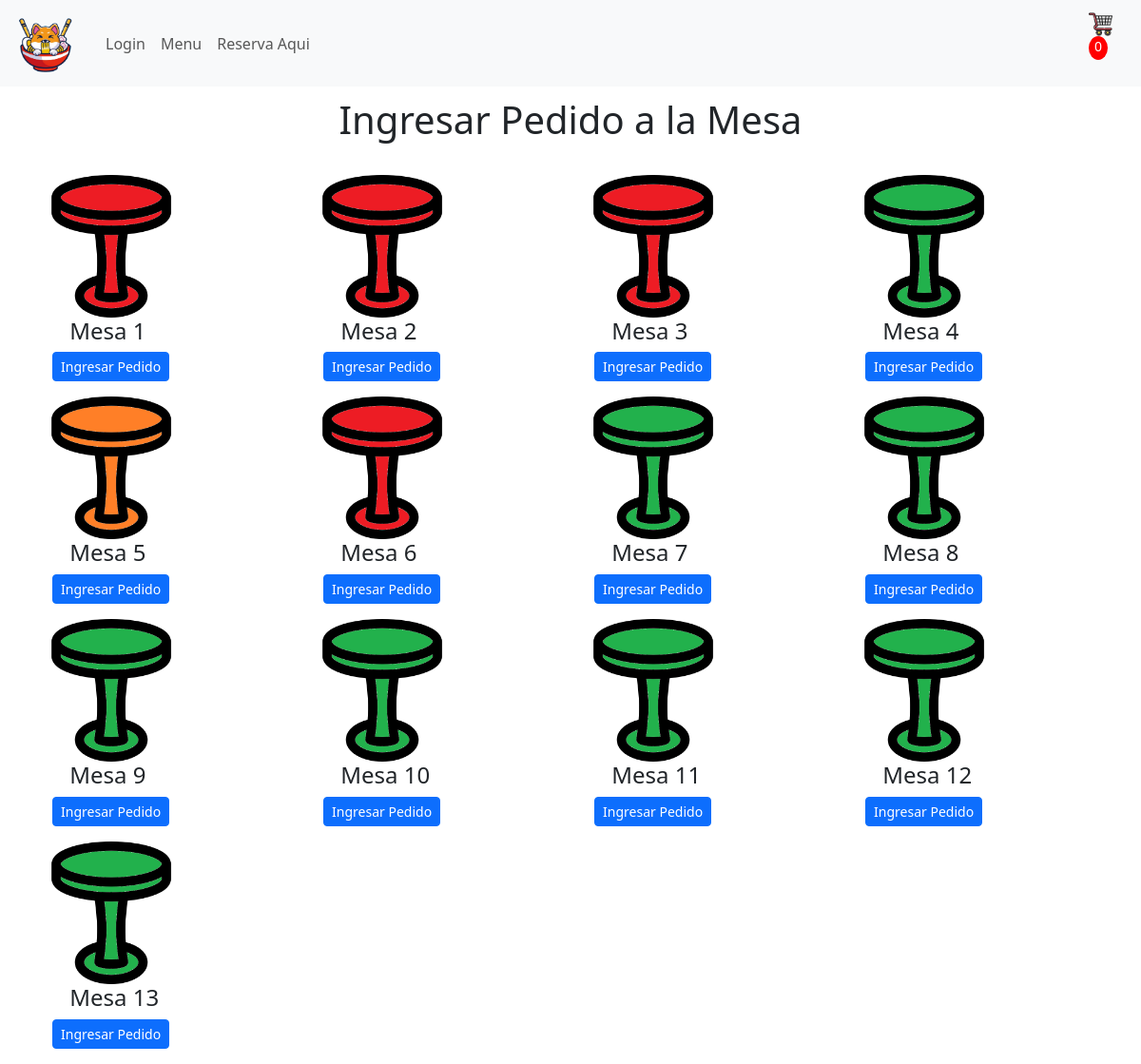
The page /mesasparapedido on the database as committed earlier.
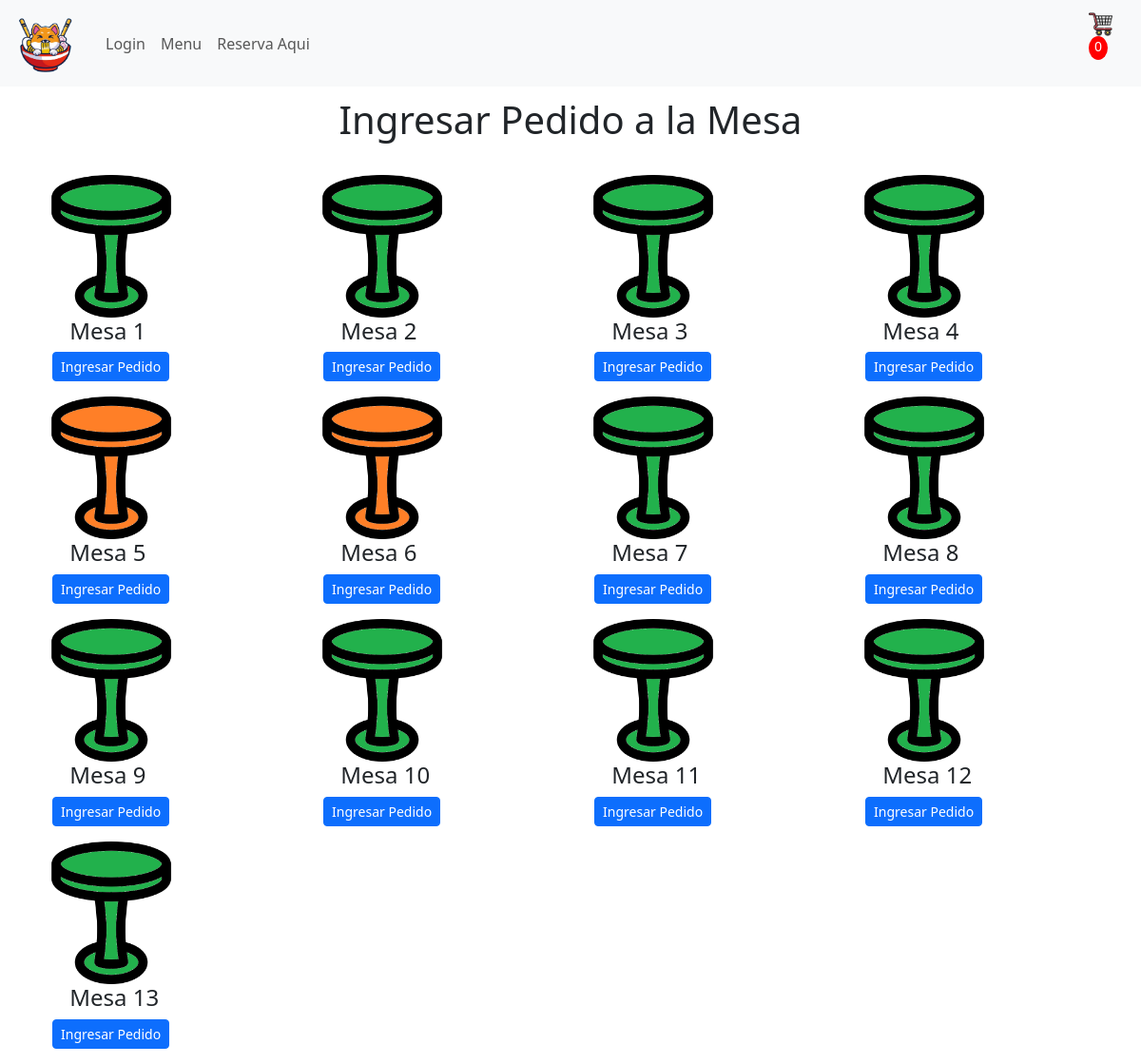
The same page on the database as committed later.
### appweb/models.py (models this page shows, shortened)
class Mesa (models.Model):
    ID_Mesa = models.AutoField(primary_key=True, help_text="Id de la mesa")
    Nombre_Mesa = models.CharField(max_length=10, help_text="Identificador de la mesa")
    Estado_Ocupado = models.BooleanField()
    Estado_Reservado = models.BooleanField()

### appweb/views.py (the view)
# urls.py: path('mesasparapedido',mesasparapedido,name='mesasparapedido'),
def mesasparapedido (request):
    mesaspedido =  Mesa.objects.all()
    data = {
        "Mesas": mesaspedido,
          }
    return render(request, "mantenedor/garzon/mesasparapedido.html", data)

### appweb/templates/mantenedor/garzon/mesasparapedido.html (shortened to what this page needs)
{% extends 'base.html' %}
{% block contenido %}
{% load static%}
<div class="container" style="height: 805px;">
      <div class="cont-profesionales col-lg-12 col-md-12 col-sm-12 col-xs-12">
        <h1 style="text-align: center;margin-top: 1%;margin-bottom: 3%;"> Ingresar Pedido a la Mesa</h1>
        <div class="cont-listado row">
          {% for x in Mesas %}
          {% if x.ID_Mesa is 0  %}
          {% else %}
          <div class="col-lg-3 col-md-3 col-sm-6 col-xs-12">
            <div class="prof int">
              <figure>
                <a href="#">
                    {% if x.Estado_Ocupado %}
                    <a href="#" ><img width="150" height="150" src="{% static 'image/mesaa.png' %}"
                      class="img-responsive wp-post-image" alt="" decoding="async" loading="lazy">  </a>
                      {% elif x.Estado_Reservado  %}
                      <img width="150" height="150" src="{% static 'image/mesab.png' %}"
                      class="img-responsive wp-post-image" alt="" decoding="async" loading="lazy">
                      {% else %}
                      <img width="150" height="150" src="{% static 'image/mesac.png' %}"
                      class="img-responsive wp-post-image" alt="" decoding="async" loading="lazy">
                  {% endif %}
                  </a>
                <h4 class="nombre" style="margin-left:12%;">{{x.Nombre_Mesa}} </h4>
                <a href="{% url 'ingresopedidomesa' x.ID_Mesa %}" class="btn btn-primary btn-sm" style="margin-left: 5%;"> Ingresar Pedido </a>
              </figure>
            </div>
          </div>
          {% endif %}
          {% endfor %}
      </div>
    </div>
{% endblock %}

Rows that differ between the two databases and show on the page:
changed Mesa "Mesa 1": Estado_Ocupado: picture added; Estado_Ocupado True → False (drawn); Estado_Ocupado: picture removed
changed Mesa "Mesa 2": Estado_Ocupado: picture added; Estado_Ocupado True → False (drawn); Estado_Ocupado: picture removed
changed Mesa "Mesa 3": Estado_Ocupado: picture added; Estado_Ocupado True → False (drawn); Estado_Ocupado: picture removed
changed Mesa "Mesa 6": Estado_Ocupado: picture added; Estado_Ocupado True → False (drawn); Estado_Ocupado: picture removed
